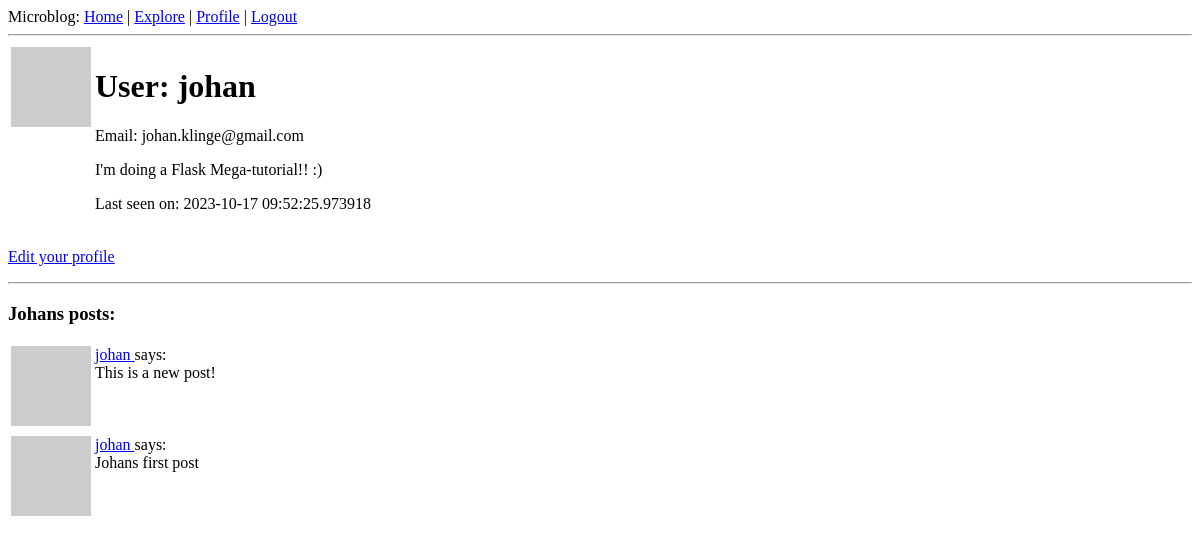
The page /user/johan (signed in) on the database as committed earlier.
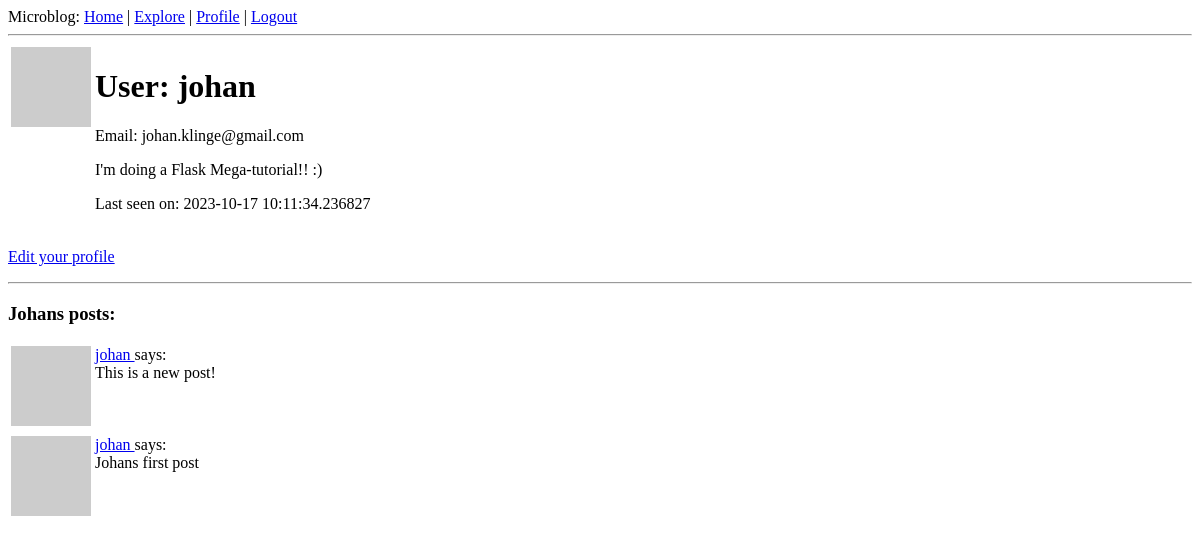
The same page on the database as committed later.
### app/models.py (models this page shows, shortened)
class User(UserMixin, db.Model):
    id = db.Column(db.Integer, primary_key=True)
    username = db.Column(db.String(64), index=True, unique=True)
    email = db.Column(db.String(120), index=True, unique=True)
    password_hash = db.Column(db.String(128))
    about_me = db.Column(db.String(140))
    last_seen = db.Column(db.DateTime, default=datetime.utcnow)
    posts = db.relationship('Post', backref='author', lazy='dynamic')
    followed = db.relationship(
        'User', secondary=followers,
        primaryjoin=(followers.c.follower_id == id),
        secondaryjoin=(followers.c.followed_id == id),
        backref=db.backref('followers', lazy='dynamic'), lazy='dynamic')
    def avatar(self, size):
        digest = md5(self.email.lower().encode('utf-8')).hexdigest()
        return 'https://www.gravatar.com/avatar/{}?d=identicon&s={}'.format(
            digest, size)
    def own_posts(self):
        posts = Post.query.filter_by(user_id=self.id)
        return posts.order_by(Post.timestamp.desc())

### app/routes.py (the view)
@app.route('/user/<username>')
@login_required
def user(username):
    user = User.query.filter_by(username=username).first_or_404()
    posts = User.own_posts(user)
    form = EmptyForm()
    return render_template('user.html', user=user, posts=posts, form=form)

### app/models.py (called while the page is built)
@login.user_loader
def load_user(id):
    return User.query.get(int(id))

### app/routes.py (called while the page is built)
@app.before_request
def before_request():
    if current_user.is_authenticated:
        current_user.last_seen = datetime.utcnow()
        db.session.commit()

### app/templates/user.html (shortened to what this page needs)
{% extends "base.html" %}
{% block content %}
    <table>
        <tr valign="top">
            <td><img src="{{ user.avatar(128) }}"></td>
            <td>
                <h1>User: {{ user.username }}</h1>
                <p>Email: {{ user.email }}</p>
                {% if user.about_me %}<p>{{ user.about_me }}</p>{% endif %}
                {% if user.last_seen %}<p>Last seen on: {{ user.last_seen }}</p>{% endif %}
            </td>
        </tr>
    </table>
    {% if user == current_user %}
        <p><a href="{{ url_for('edit_profile') }}">Edit your profile</a></p>
    {% endif %}
    <hr>
    <h3>{{ user.username.capitalize() }}s posts:</h3>
    {% for post in posts %}
        {% include '_post.html' %}
    {% endfor %}
{% endblock %}

Rows that differ between the two databases and show on the page:
changed User "johan": last_seen "2023-10-17 09:52:25.973918" → "2023-10-17 10:11:34.236827"
